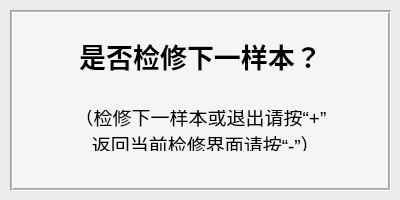
<?xml version="1.0" encoding="UTF-8"?>
<ui version="4.0">
 <class>ExitQueryUI</class>
 <widget class="QWidget" name="ExitQueryUI">
  <property name="geometry">
   <rect>
    <x>0</x>
    <y>0</y>
    <width>400</width>
    <height>200</height>
   </rect>
  </property>
  <property name="sizePolicy">
   <sizepolicy hsizetype="Fixed" vsizetype="Fixed">
    <horstretch>0</horstretch>
    <verstretch>0</verstretch>
   </sizepolicy>
  </property>
  <property name="windowTitle">
   <string>ExitQueryUI</string>
  </property>
  <property name="styleSheet">
   <string notr="true">background-color: rgb(235, 235, 237);</string>
  </property>
  <widget class="QLabel" name="label">
   <property name="geometry">
    <rect>
     <x>20</x>
     <y>40</y>
     <width>361</width>
     <height>31</height>
    </rect>
   </property>
   <property name="font">
    <font>
     <pointsize>20</pointsize>
     <weight>75</weight>
     <bold>true</bold>
    </font>
   </property>
   <property name="styleSheet">
    <string notr="true">background-color: rgb(245, 245, 246);</string>
   </property>
   <property name="text">
    <string>是否检修下一样本？</string>
   </property>
   <property name="alignment">
    <set>Qt::AlignCenter</set>
   </property>
  </widget>
  <widget class="QLabel" name="label_2">
   <property name="geometry">
    <rect>
     <x>20</x>
     <y>110</y>
     <width>361</width>
     <height>41</height>
    </rect>
   </property>
   <property name="font">
    <font>
     <pointsize>14</pointsize>
    </font>
   </property>
   <property name="styleSheet">
    <string notr="true">background-color: rgb(245, 245, 246);</string>
   </property>
   <property name="text">
    <string>（检修下一样本或退出请按“+”
  返回当前检修界面请按“-”）</string>
   </property>
   <property name="alignment">
    <set>Qt::AlignCenter</set>
   </property>
  </widget>
  <widget class="QLabel" name="label_background">
   <property name="geometry">
    <rect>
     <x>10</x>
     <y>10</y>
     <width>381</width>
     <height>181</height>
    </rect>
   </property>
   <property name="styleSheet">
    <string notr="true">background-color: rgb(245, 245, 246);</string>
   </property>
   <property name="frameShape">
    <enum>QFrame::Box</enum>
   </property>
   <property name="frameShadow">
    <enum>QFrame::Sunken</enum>
   </property>
   <property name="lineWidth">
    <number>1</number>
   </property>
   <property name="midLineWidth">
    <number>1</number>
   </property>
   <property name="text">
    <string/>
   </property>
  </widget>
  <zorder>label_background</zorder>
  <zorder>label</zorder>
  <zorder>label_2</zorder>
 </widget>
 <layoutdefault spacing="6" margin="11"/>
 <resources/>
 <connections/>
</ui>
